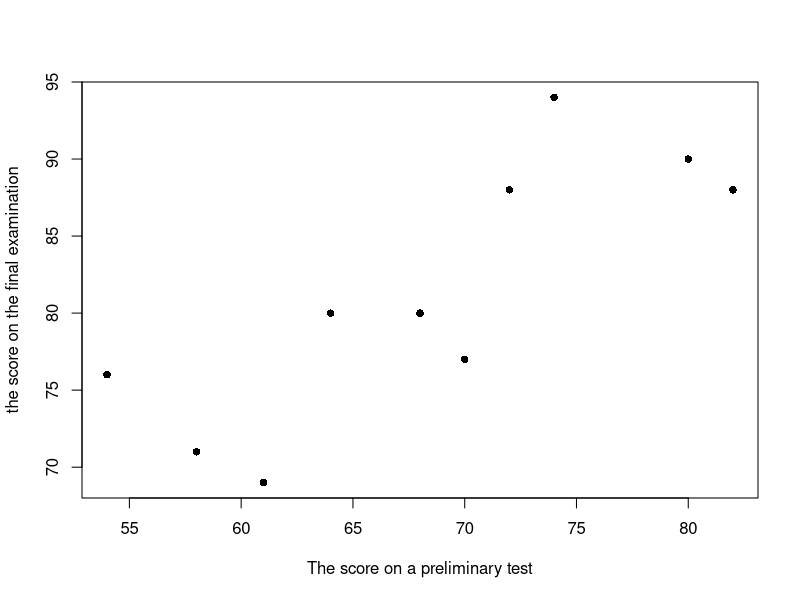
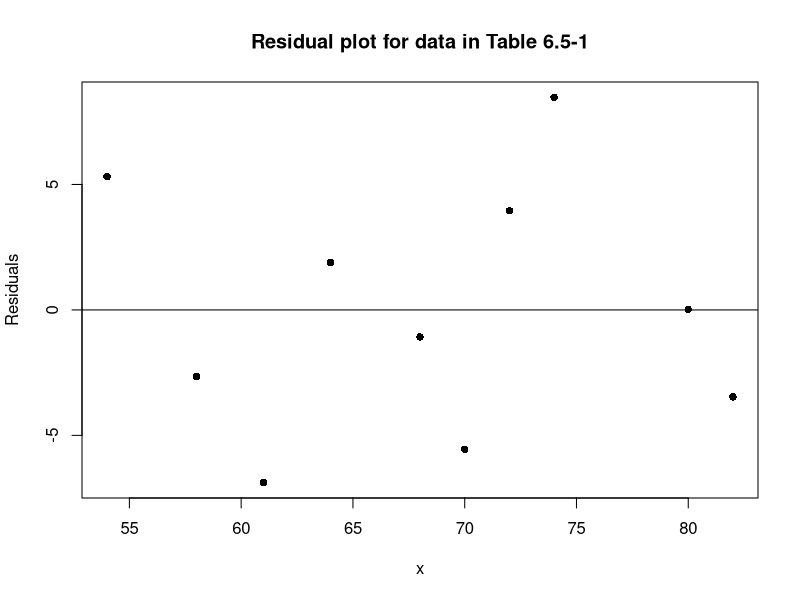
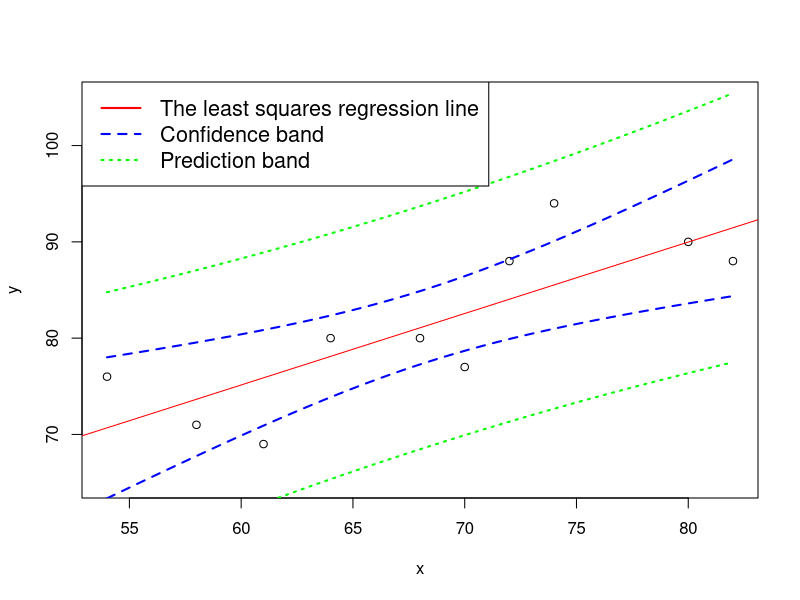

These charts were generated, in order, by the following R code:
x <- c(70, 74, 72, 68, 58, 54, 82, 64, 80, 61)
y <- c(77, 94, 88, 80, 71, 76, 88, 80, 90, 69)

plot(x, y, xlab = "The score on a preliminary test",
  ylab = "the score on the final examination", pch=16)

cor(x,y)

m <- lm(y ~ x)
m

new.x <- x - mean(x)
lm(y ~ new.x)

m1 <- lm(y ~ I(x - mean(x)))
m1

summary(m1)

confint(m1, level = 0.95)

predict(m, newdata = data.frame(x = 60), interval = "confidence")
predict(m, newdata = data.frame(x = 60), interval = "confidence", level = 0.95)

predict(m, newdata = data.frame(x = 60), interval = "predict")

resid(m1)

plot(x,resid(m1),ylab="Residuals",xlab="x", main="Residual plot for data in Table 6.5-1", pch=16)
abline(h=0) #adds a line through the x-axis

#Difference between confidence and prediction intervals
# Predict these data
predx <- data.frame(x = seq(from = min(x), to = max(x), by = 0.1))

# Confidence interval
conf.int <- cbind(predx, predict(m, newdata = predx, interval = "confidence"))

# Prediction interval
pred.int <- cbind(predx, predict(m, newdata = predx, interval = "prediction"))

# Graph
plot(x, y, ylim = c(65, 105))
abline(m, col = "red")
lines(conf.int[,c(1,3)], col="blue", lty=2, lwd = 2)
lines(conf.int[,c(1,4)], col="blue", lty=2, lwd = 2)
lines(pred.int[,c(1,3)], col="green", lty=3, lwd = 2)
lines(pred.int[,c(1,4)], col="green", lty=3, lwd = 2)
legend("topleft", c("The least squares regression line", "Confidence band",
  "Prediction band"), col=c("red", "blue", "green"), lty=c(1:3), cex=1.3, lwd=2)
